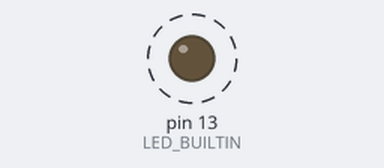
The sketch below on a simulated Arduino Uno, built with avr-gcc and run on an emulated ATmega328P. Shown: output pins drawn as LEDs (lit = HIGH). Dashed ring = blinking.

Above: at 0.05 s.
Timing chart, 0 to 3.0 s (numbered marks = the images above):
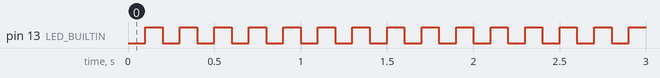

The sketch:

SimpleBlink.ino
```cpp
static bool isLedOn = false;
void setup() {
  pinMode(LED_BUILTIN, OUTPUT);
}
void loop() {
  digitalWrite(LED_BUILTIN, isLedOn);
  isLedOn = !isLedOn;
  delay(100);
}
```

Measured:
- by itself, pin 13 (LED_BUILTIN): alternates HIGH for 0.10 s and LOW for 0.10 s
